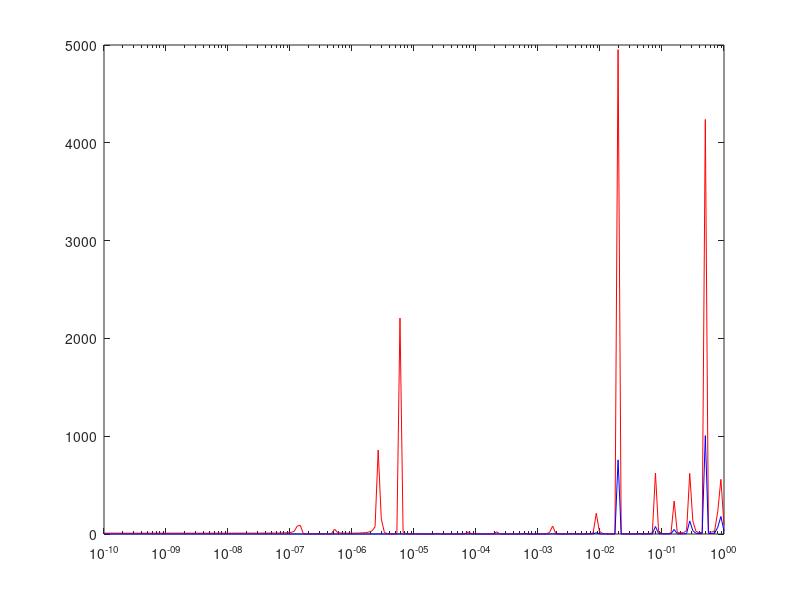
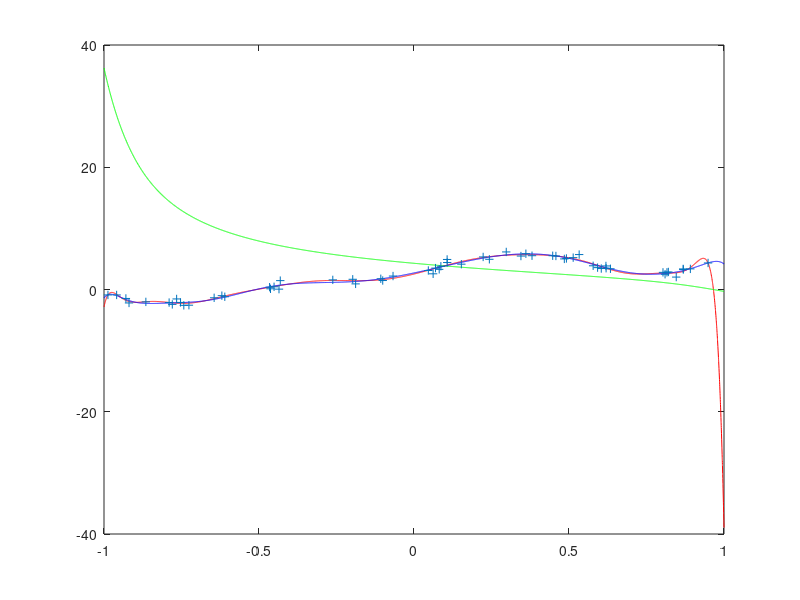
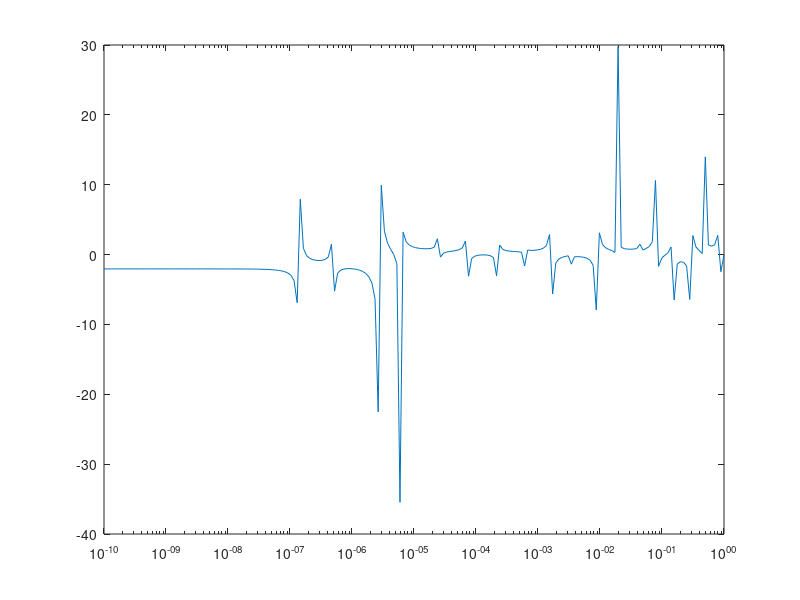
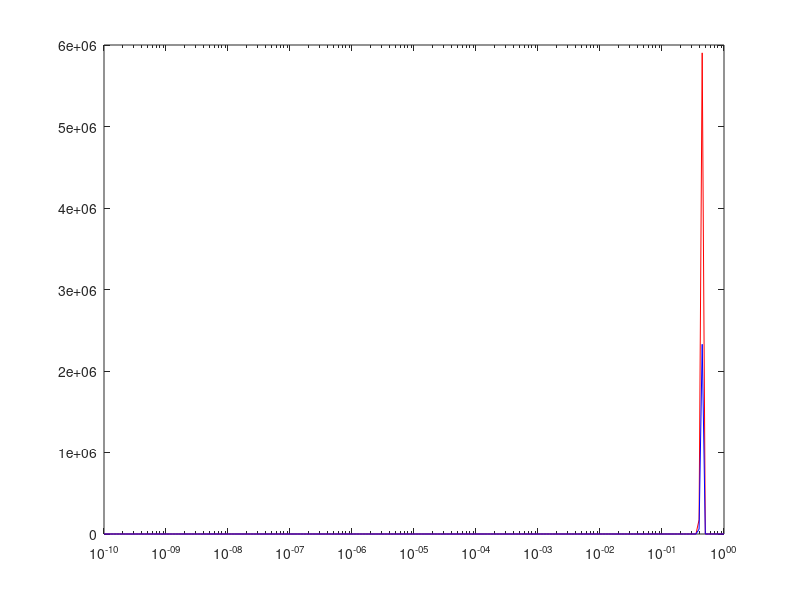

MATLAB code to generate these figures, in order:
clc;
close all;
clear;



data = importdata('datasets/linearregression_homework.mat');
x_test = data.x_test;
x_train = data.x_train;
y_target = data.y_target;
y_test = data.y_test;
y_train = data.y_train;


%Polynomial Basis function
l = 18;


alpha = logspace(-10,0,200);

y_our_train_poly = zeros(length(x_train), length(alpha));
y_our_test_poly = zeros(length(x_test), length(alpha));


potenz = ones(size(x_train))*[0:l];
x_train_mat = [x_train]*ones(1,l+1);
X_train = x_train_mat.^potenz;

potenz = ones(size(x_test))*[0:l];
x_test_mat = [x_test]*ones(1,l+1);
X_test = x_test_mat.^potenz;


W_mean = zeros(1,length(alpha));

%output y berechnen
for i=1:length(alpha)
    W = inv(X_train'*X_train - alpha(i)^2*length(x_train)*eye(l+1))*X_train'*y_train;
    
    W_mean(i) = mean(W);
    
    y_our_train_poly(:,i) = X_train*W;

    y_our_test_poly(:,i) = X_test*W;
    
end





%MSE plotten:
for i = 1:length(alpha)
    mse_test_poly(i) = (y_our_test_poly(:,i) - y_test)' * (y_our_test_poly(:,i) - y_test) / length(y_test);
    
    mse_train_poly(i) = (y_our_train_poly(:,i) - y_train)' * (y_our_train_poly(:,i) - y_train) / length(y_our_train_poly);
end

figure

semilogx(alpha, mse_test_poly, 'r-');
hold on;
semilogx(alpha, mse_train_poly, 'b-');


figure();
%plot of lowest, highest and best alpha
[Y,I] = min(mse_test_poly);

plot(x_test, y_our_test_poly(:,1), 'r-');
hold on;
plot(x_test, y_our_test_poly(:,length(alpha)), 'g-');
plot(x_test, y_our_test_poly(:,I), 'b-');

plot(x_train, y_train, ' +');

figure

semilogx(alpha, W_mean);


%%%%%%%%%%%%%%%%%%%%%%%%%%%%%%%%%%%%%%%%%%%%%%%%%%%%%%%%%%%%%%%%%%%%%%%%%%%%%%%%%%%%%%%%%%%%%%%%%

%Radial Basis
d = 18;

y_our_train_radial = zeros(length(x_train), d);
y_our_test_radial = zeros(length(x_test), d);


myh_train = ones(size(x_train))*linspace(-1, 1, d);
myh_test = ones(size(x_test))*linspace(-1, 1, d);

x_train_mat = [x_train]*ones(1,d);
X_train = exp((-(x_train_mat-myh_train).^2)./((2/d).^2));
x_test_mat = [x_test]*ones(1,d);
X_test = exp((-(x_test_mat-myh_test).^2)./((2/d).^2));


%output y berechnen
for i=1:length(alpha)
    W = inv(X_train'*X_train - alpha(i)^2*length(x_train)*eye(d))*X_train'*y_train;
    
    W_mean(i) = mean(W);

    y_our_train_radial(:,i) = X_train*W;

    y_our_test_radial(:,i) = X_test*W;
    
end


%MSE plotten:
for i = 1:length(alpha)
    mse_test_radial(i) = (y_our_test_radial(:,i) - y_test)' * (y_our_test_radial(:,i) - y_test) / length(y_test);
    
    mse_train_radial(i) = (y_our_train_radial(:,i) - y_train)' * (y_our_train_radial(:,i) - y_train) / length(y_our_train_radial);
end

figure

semilogx(alpha, mse_test_radial, 'r-');
hold on;
semilogx(alpha, mse_train_radial, 'b-');


figure();
%plot of lowest, highest and best alpha
[Y,I] = min(mse_test_radial);

plot(x_test, y_our_test_radial(:,1), 'r-');
hold on;
plot(x_test, y_our_test_radial(:,length(alpha)), 'g-');
plot(x_test, y_our_test_radial(:,I), 'b-');

plot(x_train, y_train, ' +');


figure

semilogx(alpha, W_mean);

